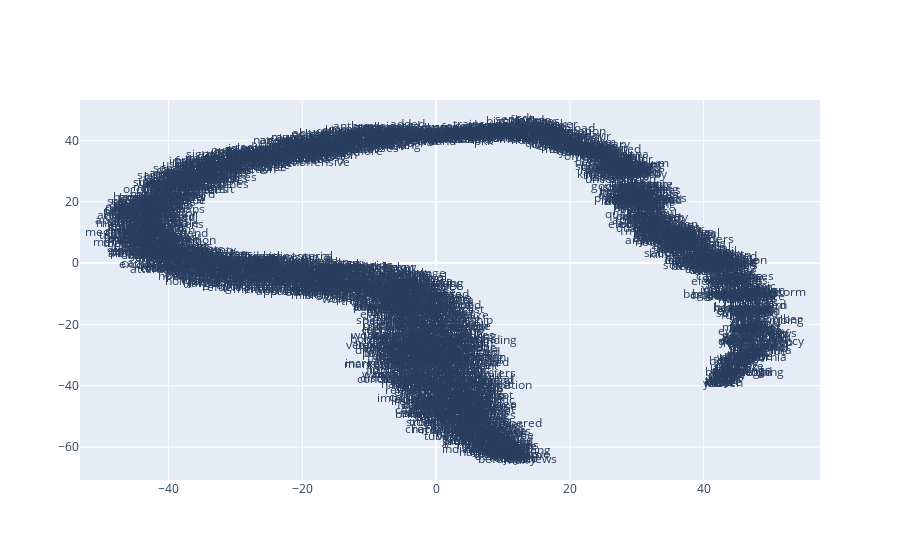

The cell this chart's notebook holds for it:
### Code cell
x_vals, y_vals, labels = reduce_dimensions(model_ui_bow)
plot_function(x_vals, y_vals, labels)

### Figure 1 — Plotly figure (JSON) as saved in the notebook; plotly's stock layout.template omitted (floating-point values rounded to 4 significant figures; data arrays with more than 128 entries replaced by an {"elided": "..."} marker saying what was removed)
{"data": [{"mode": "text", "text": {"elided": "2903 str values"}, "type": "scatter", "x": {"elided": "2903 float values"}, "y": {"elided": "2903 float values"}}], "layout": {}}
